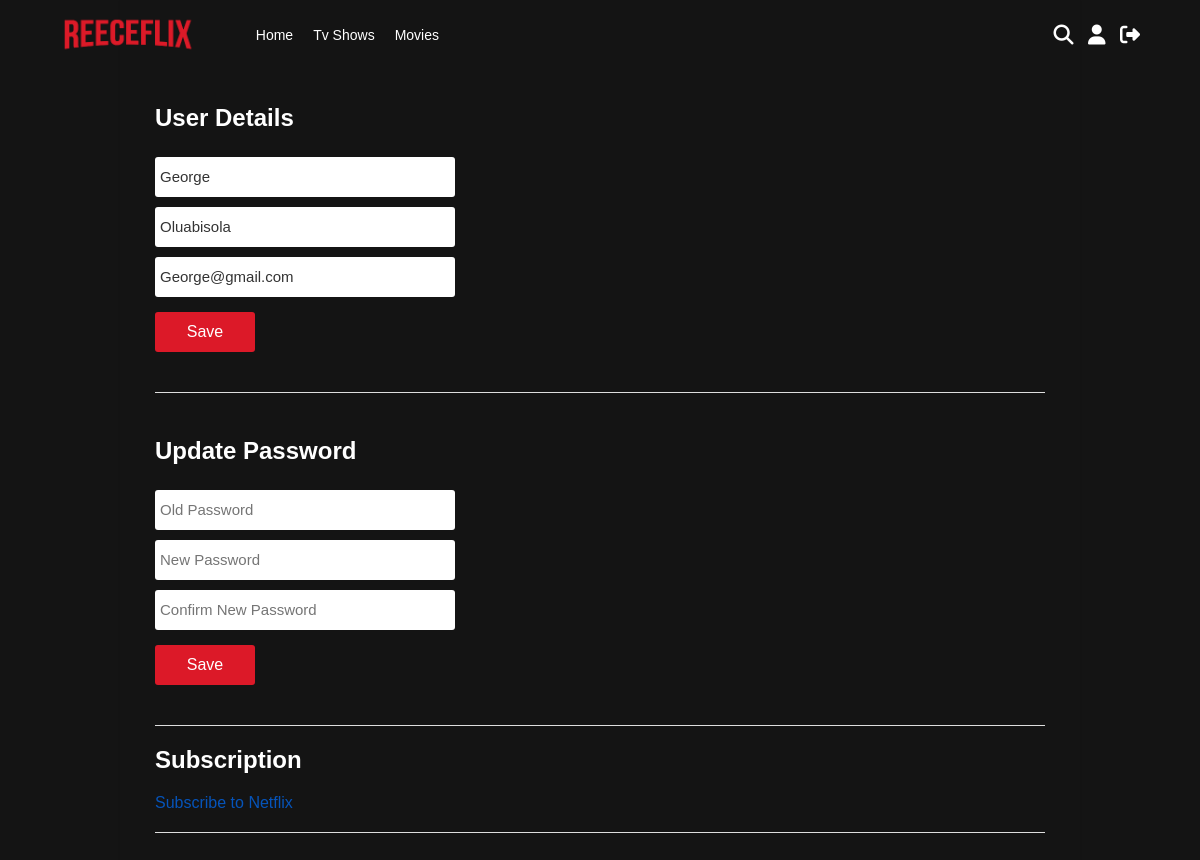
The app's page /profile.php (signed in) with its own data.
### tables this page shows
CREATE TABLE `users` (
  `id` int(11) NOT NULL,
  `firstName` varchar(255) NOT NULL,
  `lastName` varchar(255) NOT NULL,
  `username` varchar(255) NOT NULL,
  `email` varchar(255) NOT NULL,
  `password` varchar(255) NOT NULL,
  `signUpDate` datetime DEFAULT CURRENT_TIMESTAMP,
  `isSubscribed` tinyint(4) NOT NULL DEFAULT '0'
);

### includes/classes/User.php (called while the page is built, shortened)
<?php
class User{
	private $con, $sqlData;
	public function __construct($con, $username){
		$query= $con->prepare("SELECT * FROM users WHERE username = :username");
		$query->bindParam(":username", $username);
		$query->execute();
		$this->sqlData = $query->fetch(PDO::FETCH_ASSOC);
	}
	public function getFirstName(){
		return $this->sqlData["firstName"];
	}
	public function getLastName(){
		return $this->sqlData["lastName"];
	}
	public function getEmail(){
		return $this->sqlData["email"];
	}
	public function getIsSubscribed(){
		return $this->sqlData["isSubscribed"];
	}
}
?>

### profile.php (the view, shortened to what this page needs)
<?php
require_once("includes/header.php");
$user = new User($con, $userLoggedIn);
?>
<div class="settingsContainer column">
	<div class="formSection">
		<form method="POST">
			<h2>User Details</h2>
			<?php
			$firstName = isset($_POST['firstName']) ? $_POST['firstName'] : $user->getFirstName();
			$lastName = isset($_POST['lastName']) ? $_POST['lastName'] : $user->getLastName();
			$email = isset($_POST['email']) ? $_POST['email'] : $user->getEmail();
			?>
			<input type="text" name="firstName" placeholder="First Name" value="<?php echo $firstName; ?>">
			<input type="text" name="lastName" placeholder="Last Name" value="<?php echo $lastName; ?>" >
			<input type="email" name="email" placeholder="Email" value="<?php echo $email; ?>" >
			<input type="submit" name="saveDetailsButton" value="Save">
		</form>
	</div>
	<div class="formSection">
		<form method="POST">
			<h2>Update Password</h2>
			<input type="password" name="oldPassword" placeholder="Old Password" >
			<input type="password" name="newPassword" placeholder="New Password" >
			<input type="password" name="newPassword2" placeholder="Confirm New Password" >
			<input type="submit" name="savePasswordButton" value="Save">
		</form>
	</div>
	<div class="formSection">
		<h2>Subscription</h2>
		<?php
			if ($user->getIsSubscribed()) {
				echo "<h3>You are subscribed! Go to Paypal to cancel.</h3>";
			}
			else{
				echo "<a href='billing.php'>Subscribe to Netflix </a>";
			}
		?>
	</div>
</div>

### assets/style/style.css (style rules this page uses)
* { font-family: Arial, Helvetica, sans-serif; color: #333; box-sizing: border-box; }
a { text-decoration: none; color: #0654ba; }
html, body { height: 100%; padding: 0; margin: 0; }
.column { background-color: #fff; min-height: 300px; max-height: 100%; width: 450px; box-shadow: rgba(0, 0, 0, 0.1) 0 1px 2px; padding: 20px 35px; overflow-y: auto; }
.column form { display: flex; flex-direction: column; padding-top: 24px; }
.column form input[type="text"], .column form input[type="email"], .column form input[type="password"] { font-size: 14px; margin: 10px 0; border: none; border-bottom: 1px solid #dedede; }
.column form input[type="submit"] { background-color: #4285f4; color: #fff; height: 36px; width: 88px; border: none; border-radius: 3px; font-weight: 500; margin-top: 10px; margin-bottom: 20px; font-size: 16px; }
.settingsContainer { padding-top: 60px; background-color: transparent; width: 80%; margin-left: auto; margin-right: auto; }
.settingsContainer h2 { color: #fff; margin-top: 0; }
.settingsContainer .formSection { display: flex; flex-direction: column; margin: 20px 0; border-bottom: 1px solid #dedede; padding-bottom: 20px; }
.settingsContainer form input[type="text"], .settingsContainer form input[type="email"], .settingsContainer form input[type="password"] { width: 300px; height: 40px; font-size: 15px; margin: 5px 0; border: none; border-radius: 3px; padding: 0 5px; }
.settingsContainer form input[type='submit'] { background-color: #dc1928; width: 100px; height: 40px; }

### records on screen
users: firstName "George", lastName "Oluabisola", email "George@gmail.com"
